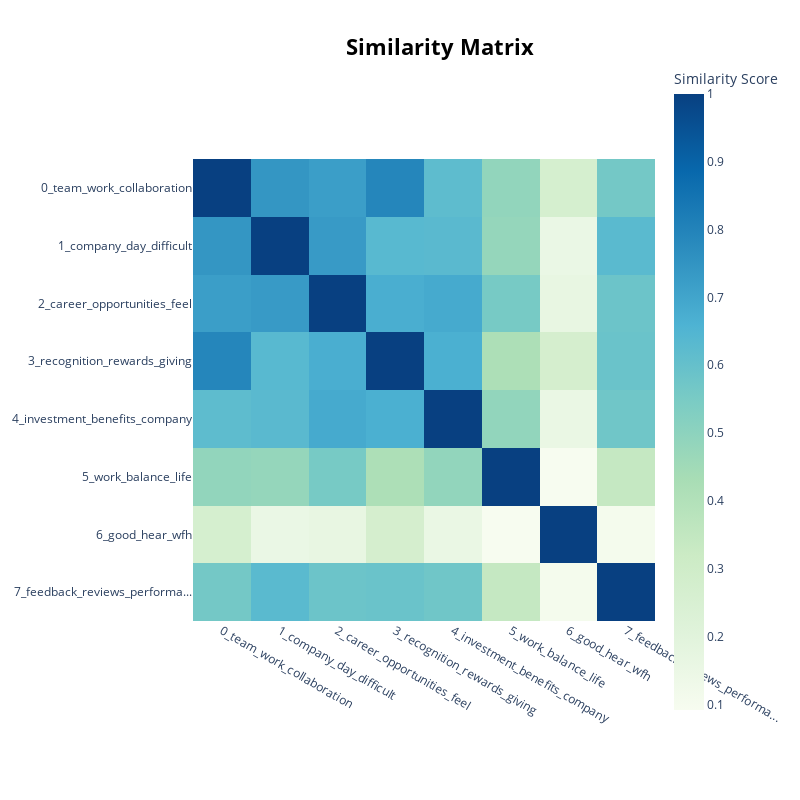

The code cell stored with this chart in its notebook:
### Code cell
topic_model.visualize_heatmap()

### Figure 1 — Plotly figure (JSON) as saved in the notebook; plotly's stock layout.template omitted (floating-point values rounded to 4 significant figures)
{"data": [{"coloraxis": "coloraxis", "hovertemplate": "x: %{x}<br>y: %{y}<br>Similarity Score: %{z}<extra></extra>", "name": "0", "type": "heatmap", "x": ["0_team_work_collaboration", "1_company_day_difficult", "2_career_opportunities_feel", "3_recognition_rewards_giving", "4_investment_benefits_company", "5_work_balance_life", "6_good_hear_wfh", "7_feedback_reviews_performa..."], "xaxis": "x", "y": ["0_team_work_collaboration", "1_company_day_difficult", "2_career_opportunities_feel", "3_recognition_rewards_giving", "4_investment_benefits_company", "5_work_balance_life", "6_good_hear_wfh", "7_feedback_reviews_performa..."], "yaxis": "y", "z": [[1.0, 0.7443, 0.721, 0.7934, 0.6183, 0.4888, 0.2673, 0.5645], [0.7443, 1.0, 0.7316, 0.6342, 0.6302, 0.4807, 0.1537, 0.6283], [0.721, 0.7316, 1.0, 0.6735, 0.6853, 0.5558, 0.1649, 0.5827], [0.7934, 0.6342, 0.6735, 1, 0.6684, 0.4164, 0.2698, 0.5889], [0.6183, 0.6302, 0.6853, 0.6684, 1.0, 0.4875, 0.1543, 0.5731], [0.4888, 0.4807, 0.5558, 0.4164, 0.4875, 1.0, 0.09171, 0.3405], [0.2673, 0.1537, 0.1649, 0.2698, 0.1543, 0.09171, 1.0, 0.1088], [0.5645, 0.6283, 0.5827, 0.5889, 0.5731, 0.3405, 0.1088, 1.0]]}], "layout": {"coloraxis": {"colorbar": {"title": {"text": "Similarity Score"}}, "colorscale": [[0, "rgb(247,252,240)"], [0.125, "rgb(224,243,219)"], [0.25, "rgb(204,235,197)"], [0.375, "rgb(168,221,181)"], [0.5, "rgb(123,204,196)"], [0.625, "rgb(78,179,211)"], [0.75, "rgb(43,140,190)"], [0.875, "rgb(8,104,172)"], [1, "rgb(8,64,129)"]]}, "height": 800, "hoverlabel": {"bgcolor": "white", "font": {"family": "Rockwell", "size": 16}}, "legend": {"title": {"text": "Trend"}}, "margin": {"t": 60}, "showlegend": true, "title": {"font": {"color": "Black", "size": 22}, "text": "<b>Similarity Matrix</b>", "x": 0.55, "xanchor": "center", "y": 0.95, "yanchor": "top"}, "width": 800, "xaxis": {"anchor": "y", "constrain": "domain", "domain": [0, 1], "scaleanchor": "y"}, "yaxis": {"anchor": "x", "autorange": "reversed", "constrain": "domain", "domain": [0, 1]}}}
